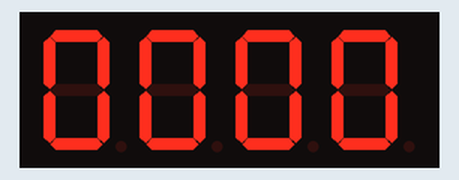
A sketch run on a simulated Arduino Uno, built with avr-gcc and run on an emulated ATmega328P. Parts: 4-digit seven-segment display.

Above: at 0.09 s.
At 5.05 s:
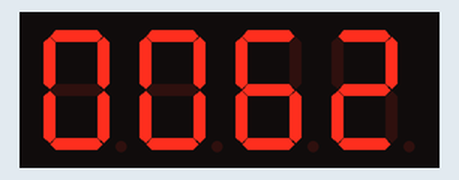
At 10.01 s:
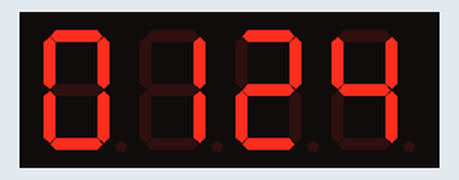
At 20.01 s:
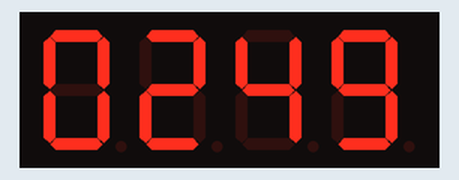
At 29.93 s:
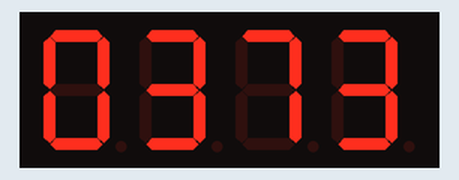
At 39.93 s:
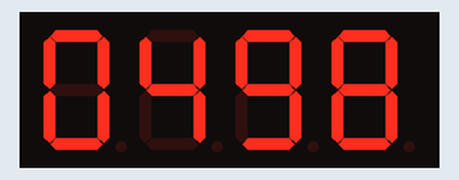

The sketch:

Kod.ino
```cpp
#include "SevSeg.h"
SevSeg ekran;
int hizSuresi = 80; // kaç milisaniyede yenileneceğinin süresi
unsigned long sure = millis();
int sayi  = 0;
void setup() {
  byte basamak = 4;
  byte digitPin[] = {2, 3, 4, 5};
  byte segmentPin[] = {6, 7, 8, 9, 10, 11, 12, 13};
  byte tur = COMMON_CATHODE; //COMMON_CATHODE veya COMMON_ANODE
  bool direnc = false;
  bool otosure = false;
  bool sifirlar = true;// gizlemek için false yapınız
  ekran.begin(tur, basamak, digitPin, segmentPin, direnc, otosure, sifirlar);
  ekran.setBrightness(90);
}
void loop() {
  if (millis() - sure >= hizSuresi) {
    sure = millis();
    if (sayi == 10000) //Sayi 10000 olunca 0 yap
      sayi = 0;
    ekran.setNumber(sayi);
    sayi++;
  }
  ekran.refreshDisplay();
}
```
